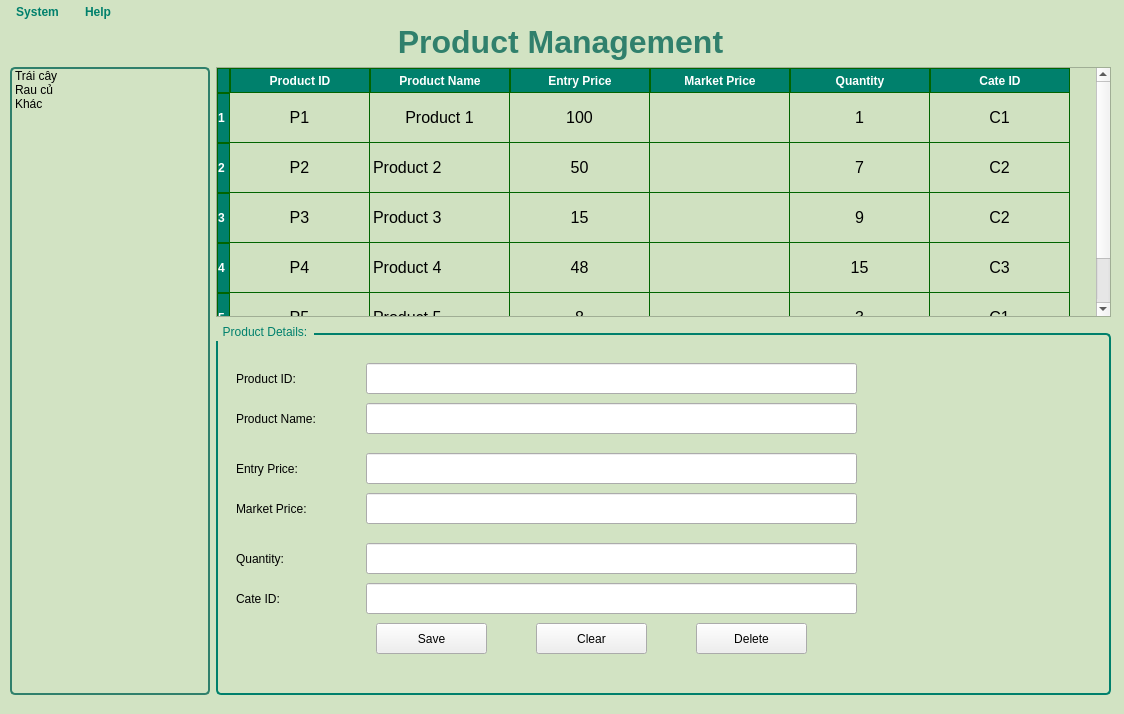
<?xml version="1.0" encoding="UTF-8"?>
<ui version="4.0">
 <class>MainWindow</class>
 <widget class="QMainWindow" name="MainWindow">
  <property name="geometry">
   <rect>
    <x>0</x>
    <y>0</y>
    <width>1124</width>
    <height>714</height>
   </rect>
  </property>
  <property name="maximumSize">
   <size>
    <width>16777207</width>
    <height>16777215</height>
   </size>
  </property>
  <property name="windowTitle">
   <string>Products</string>
  </property>
  <property name="styleSheet">
   <string notr="true">QMenuBar {
    background-color: #d2e3c3;  /* Màu nền */
    color: #00806c;  /* Màu chữ */
	font-weight: bold;
}

QMenuBar::item {
    background-color: transparent;
    padding: 5px 10px;
}

QMenuBar::item:selected { 
    background-color: #86ad6f;  /* Màu khi hover */
}
QTableWidget {
    background-color: #d2e3c3; /* Màu nền */
 	   gridline-color: #006400; /* Màu đường kẻ */
    font-size: 12pt;
    font-family: &quot;Times New Roman&quot;;
}
QHeaderView::section {
    background-color: #00806c; /* Màu nền tiêu đề bảng */
    color: White;
    font-weight: bold;
    border: 1px solid #006400;
}
QTableCornerButton::section {
    background-color: #00806c; /* Cùng màu với tiêu đề */
    border: 1px solid #006400;
}
</string>
  </property>
  <widget class="QWidget" name="centralwidget">
   <widget class="QLabel" name="label_7">
    <property name="geometry">
     <rect>
      <x>0</x>
      <y>-10</y>
      <width>1141</width>
      <height>721</height>
     </rect>
    </property>
    <property name="styleSheet">
     <string notr="true">background-color: rgb(210, 227, 195);</string>
    </property>
    <property name="text">
     <string/>
    </property>
    <property name="pixmap">
     <pixmap>../../DO_AN/IMAGES/nentron.png</pixmap>
    </property>
    <property name="scaledContents">
     <bool>true</bool>
    </property>
   </widget>
   <widget class="QWidget" name="layoutWidget">
    <property name="geometry">
     <rect>
      <x>10</x>
      <y>0</y>
      <width>1101</width>
      <height>671</height>
     </rect>
    </property>
    <layout class="QVBoxLayout" name="verticalLayout">
     <item>
      <widget class="QLabel" name="label">
       <property name="maximumSize">
        <size>
         <width>16777215</width>
         <height>50</height>
        </size>
       </property>
       <property name="styleSheet">
        <string notr="true">font: 22pt &quot;Tahoma&quot;;
color: rgb(26, 140, 118);
</string>
       </property>
       <property name="text">
        <string>&lt;html&gt;&lt;head/&gt;&lt;body&gt;&lt;p&gt;&lt;span style=&quot; font-size:24pt; font-weight:600; color:#30806c;&quot;&gt;Product Management&lt;/span&gt;&lt;/p&gt;&lt;/body&gt;&lt;/html&gt;</string>
       </property>
       <property name="alignment">
        <set>Qt::AlignCenter</set>
       </property>
      </widget>
     </item>
     <item>
      <layout class="QHBoxLayout" name="horizontalLayout_4">
       <item>
        <widget class="QListWidget" name="listWidgetCategory">
         <property name="enabled">
          <bool>true</bool>
         </property>
         <property name="maximumSize">
          <size>
           <width>200</width>
           <height>700</height>
          </size>
         </property>
         <property name="styleSheet">
          <string notr="true">QListWidget {
    font: 12pt &quot;Tahoma&quot;;
    background-color: rgb(210, 227, 195); /* Màu nền */
    border: 2px solid #30806c; /* Viền xanh lá đậm (mã màu #006400) */
    border-radius: 5px; /* Bo tròn góc viền (có thể thay đổi) */
}</string>
         </property>
         <property name="frameShape">
          <enum>QFrame::NoFrame</enum>
         </property>
         <property name="verticalScrollBarPolicy">
          <enum>Qt::ScrollBarAsNeeded</enum>
         </property>
         <property name="horizontalScrollBarPolicy">
          <enum>Qt::ScrollBarAsNeeded</enum>
         </property>
         <property name="flow">
          <enum>QListView::TopToBottom</enum>
         </property>
         <item>
          <property name="text">
           <string>Trái cây</string>
          </property>
         </item>
         <item>
          <property name="text">
           <string>Rau củ</string>
          </property>
         </item>
         <item>
          <property name="text">
           <string>Khác</string>
          </property>
         </item>
        </widget>
       </item>
       <item>
        <layout class="QVBoxLayout" name="verticalLayout_3">
         <item>
          <widget class="QTableWidget" name="tableWidgetProduct">
           <property name="maximumSize">
            <size>
             <width>16777215</width>
             <height>250</height>
            </size>
           </property>
           <property name="styleSheet">
            <string notr="true">font: 11pt &quot;Tahoma&quot;;
background-color: rgb(208, 225, 193);</string>
           </property>
           <property name="gridStyle">
            <enum>Qt::CustomDashLine</enum>
           </property>
           <attribute name="horizontalHeaderVisible">
            <bool>true</bool>
           </attribute>
           <attribute name="horizontalHeaderCascadingSectionResizes">
            <bool>false</bool>
           </attribute>
           <attribute name="horizontalHeaderDefaultSectionSize">
            <number>140</number>
           </attribute>
           <attribute name="verticalHeaderVisible">
            <bool>true</bool>
           </attribute>
           <attribute name="verticalHeaderCascadingSectionResizes">
            <bool>false</bool>
           </attribute>
           <attribute name="verticalHeaderDefaultSectionSize">
            <number>50</number>
           </attribute>
           <attribute name="verticalHeaderHighlightSections">
            <bool>true</bool>
           </attribute>
           <attribute name="verticalHeaderMinimumSectionSize">
            <number>40</number>
           </attribute>
           <attribute name="verticalHeaderShowSortIndicator" stdset="0">
            <bool>false</bool>
           </attribute>
           <attribute name="verticalHeaderStretchLastSection">
            <bool>false</bool>
           </attribute>
           <row>
            <property name="text">
             <string>1</string>
            </property>
           </row>
           <row>
            <property name="text">
             <string>2</string>
            </property>
           </row>
           <row>
            <property name="text">
             <string>3</string>
            </property>
           </row>
           <row>
            <property name="text">
             <string>4</string>
            </property>
           </row>
           <row>
            <property name="text">
             <string>5</string>
            </property>
           </row>
           <column>
            <property name="text">
             <string>Product ID</string>
            </property>
            <property name="font">
             <font>
              <family>Times New Roman</family>
              <pointsize>12</pointsize>
              <weight>75</weight>
              <bold>true</bold>
             </font>
            </property>
            <property name="textAlignment">
             <set>AlignCenter</set>
            </property>
            <property name="background">
             <color>
              <red>255</red>
              <green>255</green>
              <blue>255</blue>
             </color>
            </property>
           </column>
           <column>
            <property name="text">
             <string>Product Name</string>
            </property>
            <property name="font">
             <font>
              <family>Times New Roman</family>
              <pointsize>12</pointsize>
              <weight>75</weight>
              <bold>true</bold>
             </font>
            </property>
            <property name="textAlignment">
             <set>AlignCenter</set>
            </property>
           </column>
           <column>
            <property name="text">
             <string>Entry Price</string>
            </property>
            <property name="font">
             <font>
              <family>Times New Roman</family>
              <pointsize>12</pointsize>
              <weight>75</weight>
              <bold>true</bold>
             </font>
            </property>
            <property name="textAlignment">
             <set>AlignCenter</set>
            </property>
           </column>
           <column>
            <property name="text">
             <string>Market Price</string>
            </property>
            <property name="font">
             <font>
              <family>Times New Roman</family>
              <pointsize>12</pointsize>
              <weight>75</weight>
              <bold>true</bold>
             </font>
            </property>
            <property name="textAlignment">
             <set>AlignCenter</set>
            </property>
           </column>
           <column>
            <property name="text">
             <string>Quantity</string>
            </property>
            <property name="font">
             <font>
              <family>Times New Roman</family>
              <pointsize>12</pointsize>
              <weight>75</weight>
              <bold>true</bold>
             </font>
            </property>
            <property name="textAlignment">
             <set>AlignCenter</set>
            </property>
           </column>
           <column>
            <property name="text">
             <string>Cate ID</string>
            </property>
            <property name="font">
             <font>
              <family>Times New Roman</family>
              <pointsize>12</pointsize>
              <weight>75</weight>
              <bold>true</bold>
             </font>
            </property>
            <property name="textAlignment">
             <set>AlignCenter</set>
            </property>
           </column>
           <item row="0" column="0">
            <property name="text">
             <string>P1</string>
            </property>
            <property name="textAlignment">
             <set>AlignCenter</set>
            </property>
           </item>
           <item row="0" column="1">
            <property name="text">
             <string>Product 1</string>
            </property>
            <property name="textAlignment">
             <set>AlignCenter</set>
            </property>
           </item>
           <item row="0" column="2">
            <property name="text">
             <string>100</string>
            </property>
            <property name="textAlignment">
             <set>AlignCenter</set>
            </property>
           </item>
           <item row="0" column="4">
            <property name="text">
             <string>1</string>
            </property>
            <property name="textAlignment">
             <set>AlignCenter</set>
            </property>
           </item>
           <item row="0" column="5">
            <property name="text">
             <string>C1</string>
            </property>
            <property name="textAlignment">
             <set>AlignCenter</set>
            </property>
           </item>
           <item row="1" column="0">
            <property name="text">
             <string>P2</string>
            </property>
            <property name="textAlignment">
             <set>AlignCenter</set>
            </property>
           </item>
           <item row="1" column="1">
            <property name="text">
             <string>Product 2</string>
            </property>
           </item>
           <item row="1" column="2">
            <property name="text">
             <string>50</string>
            </property>
            <property name="textAlignment">
             <set>AlignCenter</set>
            </property>
           </item>
           <item row="1" column="4">
            <property name="text">
             <string>7</string>
            </property>
            <property name="textAlignment">
             <set>AlignCenter</set>
            </property>
           </item>
           <item row="1" column="5">
            <property name="text">
             <string>C2</string>
            </property>
            <property name="textAlignment">
             <set>AlignCenter</set>
            </property>
           </item>
           <item row="2" column="0">
            <property name="text">
             <string>P3</string>
            </property>
            <property name="textAlignment">
             <set>AlignCenter</set>
            </property>
           </item>
           <item row="2" column="1">
            <property name="text">
             <string>Product 3</string>
            </property>
           </item>
           <item row="2" column="2">
            <property name="text">
             <string>15</string>
            </property>
            <property name="textAlignment">
             <set>AlignCenter</set>
            </property>
           </item>
           <item row="2" column="4">
            <property name="text">
             <string>9</string>
            </property>
            <property name="textAlignment">
             <set>AlignCenter</set>
            </property>
           </item>
           <item row="2" column="5">
            <property name="text">
             <string>C2</string>
            </property>
            <property name="textAlignment">
             <set>AlignCenter</set>
            </property>
           </item>
           <item row="3" column="0">
            <property name="text">
             <string>P4</string>
            </property>
            <property name="textAlignment">
             <set>AlignCenter</set>
            </property>
           </item>
           <item row="3" column="1">
            <property name="text">
             <string>Product 4</string>
            </property>
           </item>
           <item row="3" column="2">
            <property name="text">
             <string>48</string>
            </property>
            <property name="textAlignment">
             <set>AlignCenter</set>
            </property>
           </item>
           <item row="3" column="4">
            <property name="text">
             <string>15</string>
            </property>
            <property name="textAlignment">
             <set>AlignCenter</set>
            </property>
           </item>
           <item row="3" column="5">
            <property name="text">
             <string>C3</string>
            </property>
            <property name="textAlignment">
             <set>AlignCenter</set>
            </property>
           </item>
           <item row="4" column="0">
            <property name="text">
             <string>P5</string>
            </property>
            <property name="textAlignment">
             <set>AlignCenter</set>
            </property>
           </item>
           <item row="4" column="1">
            <property name="text">
             <string>Product 5</string>
            </property>
           </item>
           <item row="4" column="2">
            <property name="text">
             <string>8</string>
            </property>
            <property name="textAlignment">
             <set>AlignCenter</set>
            </property>
           </item>
           <item row="4" column="4">
            <property name="text">
             <string>3</string>
            </property>
            <property name="textAlignment">
             <set>AlignCenter</set>
            </property>
           </item>
           <item row="4" column="5">
            <property name="text">
             <string>C1</string>
            </property>
            <property name="textAlignment">
             <set>AlignCenter</set>
            </property>
           </item>
          </widget>
         </item>
         <item>
          <widget class="QGroupBox" name="groupBox">
           <property name="styleSheet">
            <string notr="true">QGroupBox {
    border: 2px solid #00806c; /* Viền xanh đậm */
    border-radius: 5px; /* Bo góc nhẹ */
    margin-top: 10px; /* Đẩy tiêu đề lên trên viền */
    font: bold 14pt &quot;Tahoma&quot;; /* Chữ in đậm */
    color: #00806c; /* Màu chữ xanh ngọc */
}

QGroupBox::title {
    subcontrol-origin: margin;
    subcontrol-position: top left; /* Tiêu đề nằm góc trái */
    padding: 2px 5px;
    background-color: #d2e3c3; /* Màu nền tiêu đề đồng bộ */
    border-radius: 3px;
}</string>
           </property>
           <property name="title">
            <string>Product Details:</string>
           </property>
           <property name="alignment">
            <set>Qt::AlignLeading|Qt::AlignLeft|Qt::AlignVCenter</set>
           </property>
           <widget class="QLabel" name="label_2">
            <property name="geometry">
             <rect>
              <x>20</x>
              <y>40</y>
              <width>101</width>
              <height>31</height>
             </rect>
            </property>
            <property name="text">
             <string>Product ID:</string>
            </property>
           </widget>
           <widget class="QLineEdit" name="lineEditProductID">
            <property name="geometry">
             <rect>
              <x>150</x>
              <y>40</y>
              <width>491</width>
              <height>31</height>
             </rect>
            </property>
           </widget>
           <widget class="QLabel" name="label_3">
            <property name="geometry">
             <rect>
              <x>20</x>
              <y>80</y>
              <width>121</width>
              <height>31</height>
             </rect>
            </property>
            <property name="text">
             <string>Product Name:</string>
            </property>
           </widget>
           <widget class="QLineEdit" name="lineEditProductName">
            <property name="geometry">
             <rect>
              <x>150</x>
              <y>80</y>
              <width>491</width>
              <height>31</height>
             </rect>
            </property>
           </widget>
           <widget class="QLineEdit" name="lineEditEntPrice">
            <property name="geometry">
             <rect>
              <x>150</x>
              <y>130</y>
              <width>491</width>
              <height>31</height>
             </rect>
            </property>
           </widget>
           <widget class="QLabel" name="label_4">
            <property name="geometry">
             <rect>
              <x>20</x>
              <y>130</y>
              <width>121</width>
              <height>31</height>
             </rect>
            </property>
            <property name="text">
             <string>Entry Price:</string>
            </property>
           </widget>
           <widget class="QLineEdit" name="lineEditQuantity">
            <property name="geometry">
             <rect>
              <x>150</x>
              <y>220</y>
              <width>491</width>
              <height>31</height>
             </rect>
            </property>
           </widget>
           <widget class="QLabel" name="label_5">
            <property name="geometry">
             <rect>
              <x>20</x>
              <y>220</y>
              <width>121</width>
              <height>31</height>
             </rect>
            </property>
            <property name="text">
             <string>Quantity:</string>
            </property>
           </widget>
           <widget class="QLineEdit" name="lineEditCateID">
            <property name="geometry">
             <rect>
              <x>150</x>
              <y>260</y>
              <width>491</width>
              <height>31</height>
             </rect>
            </property>
           </widget>
           <widget class="QLabel" name="label_6">
            <property name="geometry">
             <rect>
              <x>20</x>
              <y>260</y>
              <width>121</width>
              <height>31</height>
             </rect>
            </property>
            <property name="text">
             <string>Cate ID:</string>
            </property>
           </widget>
           <widget class="QPushButton" name="pushButtonSave">
            <property name="geometry">
             <rect>
              <x>160</x>
              <y>300</y>
              <width>111</width>
              <height>31</height>
             </rect>
            </property>
            <property name="text">
             <string>Save</string>
            </property>
           </widget>
           <widget class="QPushButton" name="pushButtonClear">
            <property name="geometry">
             <rect>
              <x>320</x>
              <y>300</y>
              <width>111</width>
              <height>31</height>
             </rect>
            </property>
            <property name="text">
             <string>Clear</string>
            </property>
           </widget>
           <widget class="QPushButton" name="pushButtonDelete">
            <property name="geometry">
             <rect>
              <x>480</x>
              <y>300</y>
              <width>111</width>
              <height>31</height>
             </rect>
            </property>
            <property name="text">
             <string>Delete</string>
            </property>
           </widget>
           <widget class="QLineEdit" name="lineEditMarPrice">
            <property name="geometry">
             <rect>
              <x>150</x>
              <y>170</y>
              <width>491</width>
              <height>31</height>
             </rect>
            </property>
           </widget>
           <widget class="QLabel" name="label_13">
            <property name="geometry">
             <rect>
              <x>20</x>
              <y>170</y>
              <width>121</width>
              <height>31</height>
             </rect>
            </property>
            <property name="text">
             <string>Market Price:</string>
            </property>
           </widget>
          </widget>
         </item>
        </layout>
       </item>
      </layout>
     </item>
    </layout>
   </widget>
  </widget>
  <widget class="QMenuBar" name="menubar">
   <property name="geometry">
    <rect>
     <x>0</x>
     <y>0</y>
     <width>1124</width>
     <height>31</height>
    </rect>
   </property>
   <widget class="QMenu" name="menuSystem">
    <property name="title">
     <string>System</string>
    </property>
    <widget class="QMenu" name="menuImport_Data">
     <property name="title">
      <string>Import Data</string>
     </property>
     <property name="icon">
      <iconset>
       <normaloff>C:/Users/Khanh Tran/.designer/images/12918945.png</normaloff>C:/Users/Khanh Tran/.designer/images/12918945.png</iconset>
     </property>
     <addaction name="importTXT_file"/>
     <addaction name="importCSV_file"/>
     <addaction name="importExcel_file"/>
    </widget>
    <widget class="QMenu" name="menuExport_Data">
     <property name="title">
      <string>Export Data</string>
     </property>
     <property name="icon">
      <iconset>
       <normaloff>C:/Users/Khanh Tran/.designer/images/9806768.png</normaloff>C:/Users/Khanh Tran/.designer/images/9806768.png</iconset>
     </property>
     <addaction name="exportTXT_file"/>
     <addaction name="exportCSV_file"/>
     <addaction name="exportExcel_file"/>
    </widget>
    <addaction name="menuImport_Data"/>
    <addaction name="menuExport_Data"/>
   </widget>
   <widget class="QMenu" name="menuHelp">
    <property name="title">
     <string>Help</string>
    </property>
    <addaction name="actionHelp"/>
    <addaction name="actionFeedback"/>
   </widget>
   <addaction name="menuSystem"/>
   <addaction name="menuHelp"/>
  </widget>
  <action name="actionExit">
   <property name="icon">
    <iconset>
     <normaloff>C:/Users/Khanh Tran/.designer/images/9104334_sign out_logout_exit_out_icon.png</normaloff>C:/Users/Khanh Tran/.designer/images/9104334_sign out_logout_exit_out_icon.png</iconset>
   </property>
   <property name="text">
    <string>Exit</string>
   </property>
   <property name="shortcut">
    <string>Esc</string>
   </property>
  </action>
  <action name="importTXT_file">
   <property name="icon">
    <iconset>
     <normaloff>C:/Users/Khanh Tran/.designer/images/bxs-file-txt-512.webp</normaloff>C:/Users/Khanh Tran/.designer/images/bxs-file-txt-512.webp</iconset>
   </property>
   <property name="text">
    <string>txt file</string>
   </property>
   <property name="shortcut">
    <string>Ctrl+T</string>
   </property>
  </action>
  <action name="importCSV_file">
   <property name="icon">
    <iconset>
     <normaloff>C:/Users/Khanh Tran/.designer/images/4344184.png</normaloff>C:/Users/Khanh Tran/.designer/images/4344184.png</iconset>
   </property>
   <property name="text">
    <string>csv file</string>
   </property>
   <property name="shortcut">
    <string>Ctrl+Y</string>
   </property>
  </action>
  <action name="importXML_file">
   <property name="text">
    <string>xml file</string>
   </property>
  </action>
  <action name="importJSON_file">
   <property name="icon">
    <iconset>
     <normaloff>C:/Users/Khanh Tran/.designer/images/3456434.png</normaloff>C:/Users/Khanh Tran/.designer/images/3456434.png</iconset>
   </property>
   <property name="text">
    <string>json file</string>
   </property>
  </action>
  <action name="importExcel_file">
   <property name="icon">
    <iconset>
     <normaloff>C:/Users/Khanh Tran/.designer/images/logo_brand_brands_logos_excel-512.webp</normaloff>C:/Users/Khanh Tran/.designer/images/logo_brand_brands_logos_excel-512.webp</iconset>
   </property>
   <property name="text">
    <string>excel file</string>
   </property>
   <property name="shortcut">
    <string>Ctrl+I</string>
   </property>
  </action>
  <action name="importPickle_file">
   <property name="text">
    <string>pickle file</string>
   </property>
  </action>
  <action name="exportTXT_file">
   <property name="icon">
    <iconset>
     <normaloff>C:/Users/Khanh Tran/.designer/images/bxs-file-txt-512.webp</normaloff>C:/Users/Khanh Tran/.designer/images/bxs-file-txt-512.webp</iconset>
   </property>
   <property name="text">
    <string>txt file</string>
   </property>
   <property name="shortcut">
    <string>Ctrl+R</string>
   </property>
  </action>
  <action name="exportCSV_file">
   <property name="icon">
    <iconset>
     <normaloff>C:/Users/Khanh Tran/.designer/images/4344184.png</normaloff>C:/Users/Khanh Tran/.designer/images/4344184.png</iconset>
   </property>
   <property name="text">
    <string>csv file</string>
   </property>
   <property name="shortcut">
    <string>Ctrl+G</string>
   </property>
  </action>
  <action name="exportXML_file">
   <property name="text">
    <string>xml file</string>
   </property>
  </action>
  <action name="exportJSON_file">
   <property name="icon">
    <iconset>
     <normaloff>C:/Users/Khanh Tran/.designer/images/3456434.png</normaloff>C:/Users/Khanh Tran/.designer/images/3456434.png</iconset>
   </property>
   <property name="text">
    <string>json file</string>
   </property>
  </action>
  <action name="exportPickle_file">
   <property name="text">
    <string>pickle file</string>
   </property>
  </action>
  <action name="exportExcel_file">
   <property name="icon">
    <iconset>
     <normaloff>C:/Users/Khanh Tran/.designer/images/logo_brand_brands_logos_excel-512.webp</normaloff>C:/Users/Khanh Tran/.designer/images/logo_brand_brands_logos_excel-512.webp</iconset>
   </property>
   <property name="text">
    <string>excel file</string>
   </property>
   <property name="shortcut">
    <string>Ctrl+E</string>
   </property>
  </action>
  <action name="actionHelp">
   <property name="icon">
    <iconset>
     <normaloff>C:/Users/Khanh Tran/.designer/images/9044348_help_icon.png</normaloff>C:/Users/Khanh Tran/.designer/images/9044348_help_icon.png</iconset>
   </property>
   <property name="text">
    <string>Help</string>
   </property>
   <property name="shortcut">
    <string>F1</string>
   </property>
  </action>
  <action name="actionFeedback">
   <property name="icon">
    <iconset>
     <normaloff>C:/Users/Khanh Tran/.designer/images/8207898_about_info_information_help_ui_icon.png</normaloff>C:/Users/Khanh Tran/.designer/images/8207898_about_info_information_help_ui_icon.png</iconset>
   </property>
   <property name="text">
    <string>Feedback</string>
   </property>
   <property name="shortcut">
    <string>Ctrl+F</string>
   </property>
  </action>
 </widget>
 <resources/>
 <connections/>
</ui>
